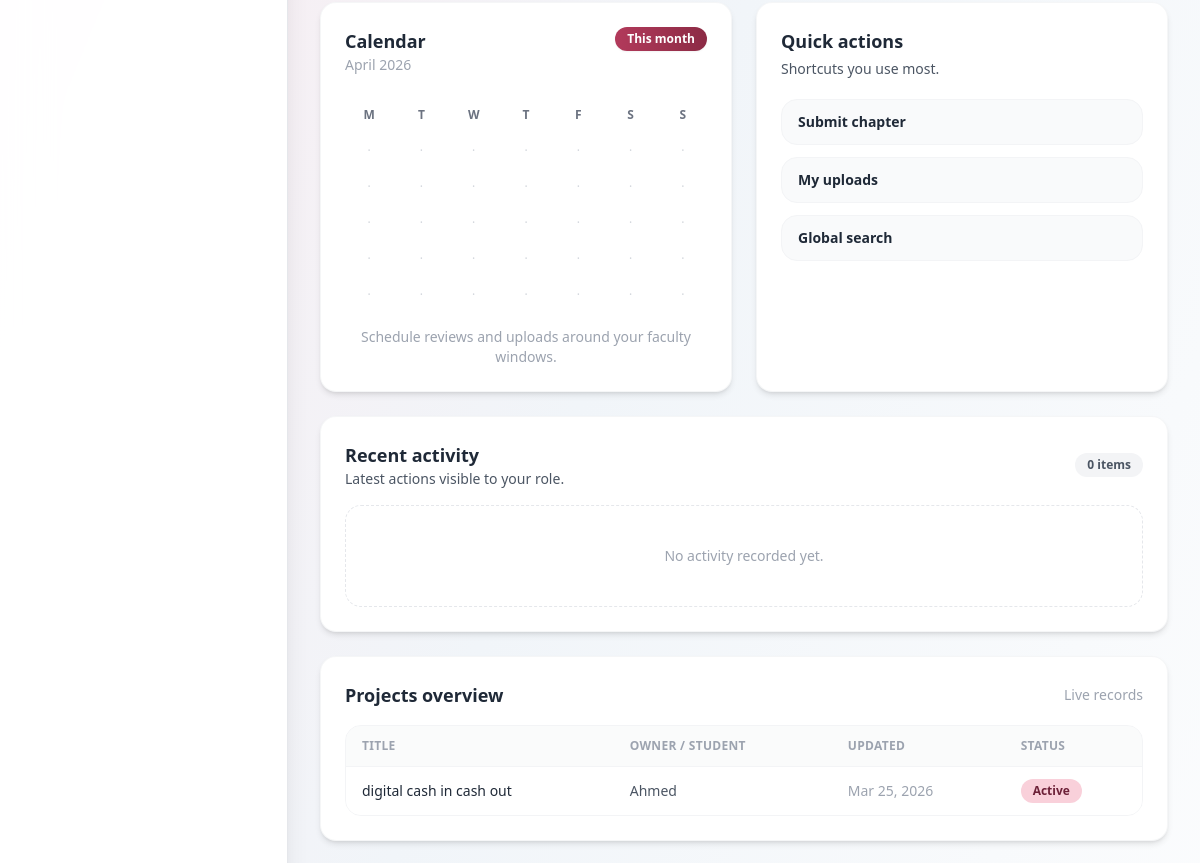
The page /dashboard/ (signed in, middle part) on the database as committed earlier.
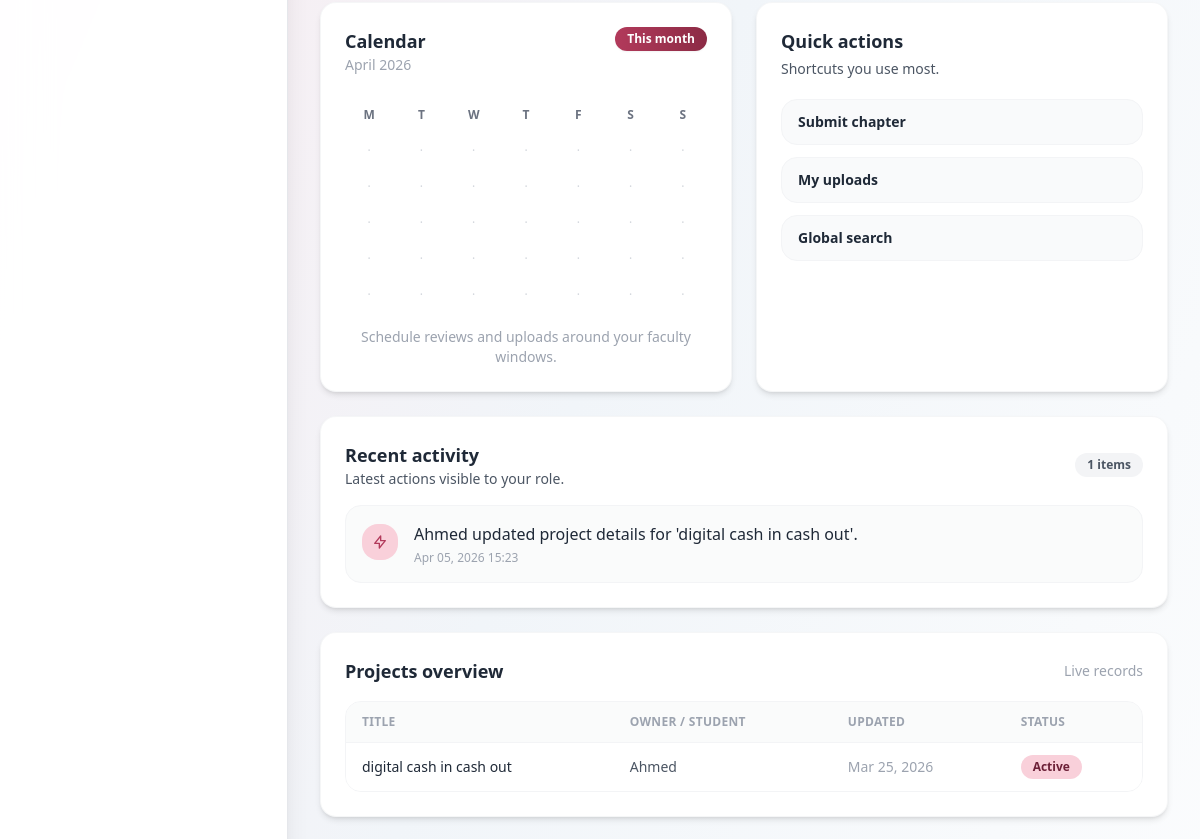
The same page on the database as committed later.
### projects/models.py (models this page shows, shortened)
class ActivityLog(models.Model):
    user = models.ForeignKey(
        settings.AUTH_USER_MODEL,
        null=True,
        blank=True,
        on_delete=models.SET_NULL,
        related_name="activity_logs",
    )
    project = models.ForeignKey(
        Project,
        null=True,
        blank=True,
        on_delete=models.SET_NULL,
        related_name="activity_logs",
    )
    message = models.CharField(max_length=255)
    created_at = models.DateTimeField(auto_now_add=True)
    class Meta:
        ordering = ["-created_at"]

### users/views.py (the view, shortened to what this page needs)
# urls.py: path("dashboard/", DashboardView.as_view(), name="dashboard"),
class DashboardView(LoginRequiredMixin, TemplateView):
    template_name = "users/dashboard.html"
    def get_context_data(self, **kwargs):
        context = super().get_context_data(**kwargs)
        user = self.request.user
        if user.role == User.Role.ADMIN:
            chapters = Chapter.objects.all()
            context.update(
                {
                    "total_students": User.objects.filter(role=User.Role.STUDENT).count(),
                    "total_supervisors": User.objects.filter(role=User.Role.SUPERVISOR).count(),
                    "total_projects": Project.objects.count(),
                    "pending_reviews": chapters.filter(status=Chapter.Status.PENDING).count(),
                    "approved_chapters": chapters.filter(status=Chapter.Status.APPROVED).count(),
                    "notifications_count": user.notifications.count(),
                    "recent_projects": Project.objects.select_related("student").order_by("-updated_at")[:5],
                    "recent_activities": ActivityLog.objects.select_related("user", "project").order_by("-created_at")[:6],
                }
            )
        else:
            project = Project.objects.filter(student=user).first()
            chapters = Chapter.objects.filter(project=project) if project else Chapter.objects.none()
            chapter_count = chapters.count()
            expected_chapters = 5
            progress_percent = min(100, int((chapter_count / expected_chapters) * 100)) if expected_chapters else 0
            context.update(
                {
                    "project": project,
                    "chapters": chapters.order_by("-submission_date"),
                    "total_projects": 1 if project else 0,
                    "pending": chapters.filter(status=Chapter.Status.PENDING).count(),
                    "reviewed": chapters.filter(status=Chapter.Status.REVIEWED).count(),
                    "approved": chapters.filter(status=Chapter.Status.APPROVED).count(),
                    "approved_chapters": chapters.filter(status=Chapter.Status.APPROVED).count(),
                    "notifications_count": user.notifications.count(),
                    "chapter_count": chapter_count,
                    "expected_chapters": expected_chapters,
                    "progress_percent": progress_percent,
                    "progress_text": f"{chapter_count}/{expected_chapters}",
                    "recent_activities": ActivityLog.objects.filter(
                        Q(user=user) | Q(project__student=user)
                    )
                    .select_related("project")
                    .order_by("-created_at")[:6],
                }
            )
        context["unread_notifications"] = user.notifications.filter(is_read=False)[:8]
        context["notifications"] = user.notifications.all()[:20]
        return context

### users/context_processors.py (called while the page is built)
def unread_notification_count(request):
    user = getattr(request, "user", None)
    if not user or not user.is_authenticated:
        return {"unread_notification_count": 0}
    from projects.models import Notification
    return {
        "unread_notification_count": Notification.objects.filter(user=user, is_read=False).count()
        if user.role in {User.Role.ADMIN, User.Role.SUPERVISOR, User.Role.STUDENT}
        else 0
    }

def unread_notification_preview(request):
    user = getattr(request, "user", None)
    if not user or not user.is_authenticated:
        return {"unread_notifications_nav": []}
    unread_qs = Notification.objects.filter(user=user, is_read=False).order_by("-created_at")[:5]
    return {"unread_notifications_nav": unread_qs}

### templates/users/dashboard.html (shortened to what the changed rows need)
{% extends "base.html" %}
{% block content %}
<div class="mt-8 grid gap-6 xl:grid-cols-[1.4fr_1fr]">
    <div class="space-y-6">
        <div class="grid gap-6 lg:grid-cols-2">
            <div class="rounded-2xl border border-gray-100/80 bg-white p-6 shadow-md transition-all duration-200 hover:shadow-xl">
                <div class="mt-6 grid grid-cols-7 gap-1 text-center text-xs text-gray-400">
                    <span class="py-2 font-semibold text-gray-500">M</span><span class="py-2 font-semibold text-gray-500">T</span><span class="py-2 font-semibold text-gray-500">W</span><span class="py-2 font-semibold text-gray-500">T</span><span class="py-2 font-semibold text-gray-500">F</span><span class="py-2 font-semibold text-gray-500">S</span><span class="py-2 font-semibold text-gray-500">S</span>
                    {% for _ in "12345678901234567890123456789012345" %}
                    <span class="rounded-xl py-2 text-gray-300">·</span>
                    {% endfor %}
                </div>
            </div>
        </div>
        <div class="rounded-2xl border border-gray-100/80 bg-white p-6 shadow-md transition-all duration-200 hover:shadow-xl">
            <div class="mb-4 flex flex-wrap items-center justify-between gap-4">
                <div>
                    <h3 class="text-lg font-semibold text-gray-800">Recent activity</h3>
                    <p class="text-sm text-gray-600">Latest actions visible to your role.</p>
                </div>
                <span class="rounded-full bg-gray-100 px-3 py-1 text-xs font-semibold text-gray-600">{{ recent_activities|length }} items</span>
            </div>
            <ul class="space-y-3">
                {% if recent_activities %}
                    {% for activity in recent_activities %}
                        <li class="flex gap-4 rounded-2xl border border-gray-100 bg-gray-50/80 p-4 transition-all duration-200 hover:border-indigo-100 hover:bg-white hover:shadow-md">
                            <span class="mt-0.5 flex h-9 w-9 shrink-0 items-center justify-center rounded-2xl bg-indigo-100 text-indigo-600">
                                <svg class="h-4 w-4" fill="none" stroke="currentColor" viewBox="0 0 24 24"><path stroke-linecap="round" stroke-linejoin="round" stroke-width="2" d="M13 10V3L4 14h7v7l9-11h-7z"/></svg>
                            </span>
                            <div class="min-w-0 flex-1">
                                <p class="font-medium text-gray-800">{{ activity.message }}</p>
                                <p class="mt-1 text-xs text-gray-400">{{ activity.created_at|date:"M d, Y H:i" }}</p>
                            </div>
                        </li>
                    {% endfor %}
                {% else %}
                    <li class="rounded-2xl border border-dashed border-gray-200 px-4 py-10 text-center text-sm text-gray-400">No activity recorded yet.</li>
                {% endif %}
            </ul>
        </div>
        <div class="rounded-2xl border border-gray-100/80 bg-white p-6 shadow-md transition-all duration-200 hover:shadow-xl">
            <div class="overflow-x-auto rounded-2xl border border-gray-100">
                <table class="min-w-full divide-y divide-gray-100 text-sm">
                    <thead class="bg-gray-50/80 text-left text-xs font-semibold uppercase tracking-wide text-gray-400">
                        <tr>
                            <th class="px-4 py-3">Title</th>
                            <th class="px-4 py-3">Owner / student</th>
                            <th class="px-4 py-3">Updated</th>
                            <th class="px-4 py-3">Status</th>
                        </tr>
                    </thead>
                </table>
            </div>
        </div>
    </div>
</div>
{% endblock %}

Rows that differ between the two databases and show on the page:
added ActivityLog: message "Ahmed updated project details for 'digital cash in cash out'.", created_at "Apr 05, 2026 15:23"
Other text that changed with them:
{{ recent_activities|length }}: "0" → "1"
text no longer shown: "No activity recorded yet."
